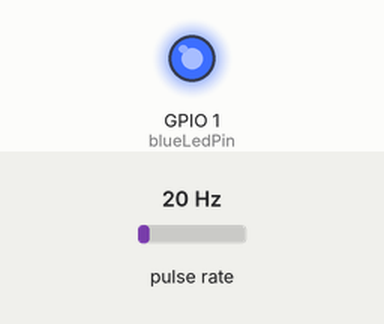
This sketch was run on a simulated ESP8266 (NodeMCU). On the bench: output pins drawn as LEDs (lit = HIGH). Wiring (inferred from the names in the program): pulse sensor: data GPIO 3. The inputs (shaded band) are chosen by the test bench; at power-on: pulse rate 20 Hz. WiFi joins after 1.5 s; servers stay silent unless stated; the local clock reads 2024-03-15 10:24:30 at power-on unless the sketch sets it; no MQTT or app messages arrive unless stated.

Above: at 1.7 s.
At 4.46 s:
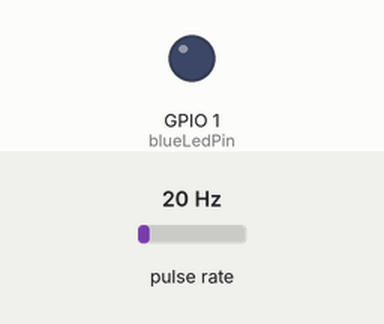
Timing chart, 0 to 4.8 s (numbered marks = the images above):
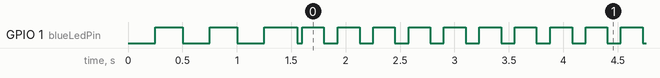

The sketch:

waterflow_sensor.ino
```cpp
// (licence header left out)
#include <Arduino.h>
#include <ArduinoJson.h>
#include <time.h>
#include <TZ.h>
#include <ESP8266WiFi.h>
#include <PubSubClient.h>
#include "waterflow_sensor.h"
#ifdef OTA
#include <ESP8266mDNS.h>
#include <ArduinoOTA.h>
#endif

static bool send_data = true;
static bool mov_30min = false;
static bool mov_48hrs = false;
char buffer[256];
time_t Bootdatetime;
time_t Edgedatetime;

volatile bool edge_detected = false;
volatile unsigned int Pulses = 0;
volatile unsigned int EdgesH = 0;
volatile unsigned int EdgesL = 0;
volatile unsigned int EdgeCurrent = 0;
volatile unsigned int EdgeLast = 0;
volatile unsigned long LastEdgeMillis = 0;
volatile unsigned long EdgeDelta_ms = 0;

void mqttCallback(char* topic, byte* payload, unsigned int length) {
  //Not used
}

WiFiClient WifiClient;
PubSubClient MqttClient(mqtt_broker, mqtt_port, mqttCallback, WifiClient);

void ICACHE_RAM_ATTR edgeHandler() {
  EdgeCurrent = bool(digitalRead(PULSE_PIN));
  if(EdgesH+EdgesL == 0) {
    EdgeLast = !EdgeCurrent;
  }
  if((unsigned long)(millis() - LastEdgeMillis) >= DEBOUNCE_MS && EdgeCurrent == !EdgeLast) {
    edge_detected = true;

    EdgesH = EdgesH + int(EdgeCurrent);
    EdgesL = EdgesL + int(!EdgeCurrent);

    EdgeDelta_ms = (unsigned long)(millis() - LastEdgeMillis);
    LastEdgeMillis = millis();
    EdgeLast = EdgeCurrent;
    Pulses = int((EdgesH+EdgesL)/2);
  }
}

time_t get_epoch_time() {
  time_t tnow = 0;
  tnow = time(nullptr);
  while (tnow<100000 || tnow == NULL) {
    tnow = time(nullptr);
    delay(100);
  }
  return tnow;
}

void formatted_time2buffer(time_t atime) {
  sprintf(buffer,ctime(&atime));
  buffer[strlen(buffer)-1] = '\0'; //Remove newline at the end of ctime output string
  return;
}

bool pubdata(void) {
  StaticJsonDocument<256> payload;
  snprintf(buffer, sizeof(buffer), "%.1f", EdgesL*FALLING_EDGE_LITERS + EdgesH*RISING_EDGE_LITERS);
  payload["liters"] = buffer;

  if (EdgeDelta_ms > 0) {
    snprintf(buffer, sizeof(buffer), "%.2f", float(int(EdgeCurrent)*RISING_EDGE_LITERS + int(!EdgeCurrent)*FALLING_EDGE_LITERS)/float(EdgeDelta_ms/60000.0));
    payload["flow"] = buffer;
  }
  else {
     payload["flow"] = "0";
  }
  sprintf(buffer, "%d", Pulses);
  sprintf(buffer + strlen(buffer), "_");
  sprintf(buffer + strlen(buffer), "%d", EdgesH+EdgesL);
  payload["p_e"]                  = buffer;
  payload["moved_in_30min"]       = int(mov_30min);
  payload["inactive_for_48hrs"]   = int(!mov_48hrs);
  if(EdgesH+EdgesL == 0) {
    payload["last_edge"]            = "-";
  }
  else {
    formatted_time2buffer(Edgedatetime);
    payload["last_edge"]          = buffer;
  }
  formatted_time2buffer(Bootdatetime);
  payload["since"]                = buffer;

  serializeJson(payload, buffer);

  if(!MqttClient.publish(dest_topic, buffer, true)) {
    //Fail to publish
    if(!MqttClient.connected()) {
      //Not connected to broker
      if(!MqttClient.connect(client_id, mqtt_username, mqtt_password)) {
        //Can't connect to broker - Maybe wifi down? restart loop
      }
    }
    return false;
  }
  else {
    return true;
  }
}

void setup() {
  //Serial.begin(115200, SERIAL8N1, SERIALTX_ONLY);
  pinMode(blueLedPin, OUTPUT);
  digitalWrite(blueLedPin, HIGH);
  pinMode(PULSE_PIN, INPUT);
  attachInterrupt(digitalPinToInterrupt(PULSE_PIN), edgeHandler, CHANGE);

  WiFi.hostname(client_id);
  WiFi.mode(WIFI_STA);
  WiFi.begin(ssid, password);
  while (WiFi.status() != WL_CONNECTED) {
    // wait 500ms, flashing the blue LED to indicate WiFi connecting...
    digitalWrite(blueLedPin, LOW);
    delay(250);
    digitalWrite(blueLedPin, HIGH);
    delay(250);
  }
  MqttClient.connect(client_id, mqtt_username, mqtt_password);
  configTime(TIME_ZONE, "es.pool.ntp.org");
  yield();
  Bootdatetime = get_epoch_time();
#ifdef OTA
  ArduinoOTA.setHostname(client_id);
  ArduinoOTA.setPassword(ota_password);
  ArduinoOTA.begin();
#endif
}

void loop() {
  if(WiFi.status() == WL_CONNECTED) {
    if((unsigned long)(millis() - LastEdgeMillis) >= LED_FLICKER_MS){
      digitalWrite(blueLedPin, LOW); //There's wifi, then led ON
    }
    if(mov_30min && (unsigned long)(millis() - LastEdgeMillis) >= 1800 * 1000) {
      mov_30min = false;
      send_data = true;
    }
    if(mov_48hrs && (unsigned long)(millis() - LastEdgeMillis) >= 3600 * 24 * 2 * 1000) {
      mov_48hrs = false;
      send_data = true;
    }
    if(edge_detected) {
      mov_30min = true;
      mov_48hrs = true;
      Edgedatetime = get_epoch_time();
      digitalWrite(blueLedPin, HIGH); //turnoff led
      send_data = true;
      edge_detected = false;
    }
    if(MqttClient.connected()) {
      if(send_data && (unsigned long)(millis() - LastEdgeMillis) >= MIN_TIME_BETWEEN_SENDS_MS && pubdata()) {
        send_data = false;
      }
      MqttClient.loop();
    }
    else {
      if(MqttClient.connect(client_id, mqtt_username, mqtt_password)) {
        MqttClient.loop();
      }
    }
  }
  else {
    digitalWrite(blueLedPin, HIGH); //No wifi, no led light
    WiFi.begin(ssid, password);
    while(WiFi.waitForConnectResult() != WL_CONNECTED);
  }
#ifdef OTA
  ArduinoOTA.handle();
#endif
}
```

waterflow_sensor.h
```cpp
//OTA settings
#define OTA
const char* ota_password = "update_waterflow";

//Clock settings
#define TIME_ZONE TZ_Europe_Madrid

// wifi settings
const char* ssid     = "wifi_ssid_here";
const char* password = "wifi_password_here";

// mqtt server settings
const char* mqtt_broker   = "mqtt_broker_here";
const int mqtt_port       = 1883;
const char* mqtt_username = "mqtt_user_here";
const char* mqtt_password = "mqtt_password_here";

// mqtt client settings
const char* client_id     = "waterflow"; // Must be unique on the MQTT network
const char* dest_topic    = "waterflow";

// pinouts
const int blueLedPin = 1;
const int PULSE_PIN  = 3;

// sketch settings
const unsigned int DEBOUNCE_MS = 300;
const unsigned int LED_FLICKER_MS = 200;
const unsigned int MIN_TIME_BETWEEN_SENDS_MS = 0;
const float RISING_EDGE_LITERS = 0.7;
const float FALLING_EDGE_LITERS = 0.3;
```

Measured:
- by itself, GPIO 1 (blueLedPin): moves between LOW and HIGH, repeating every 7.5 s
